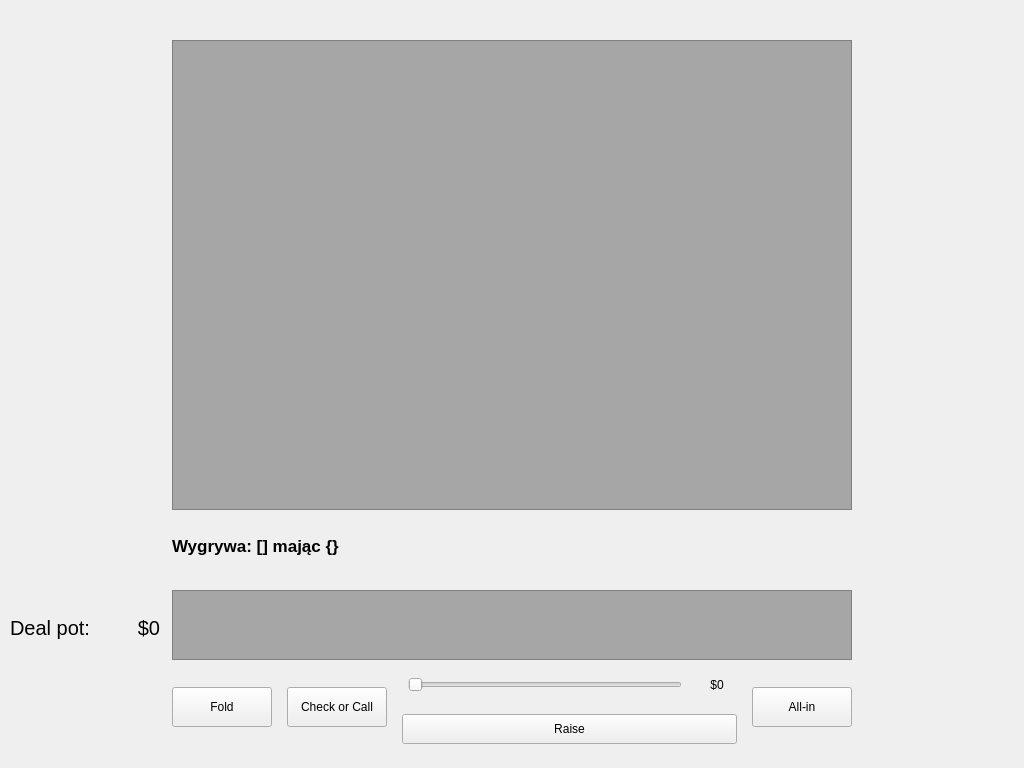
<?xml version="1.0" encoding="UTF-8"?>
<ui version="4.0">
 <class>MainWidget</class>
 <widget class="QWidget" name="MainWidget">
  <property name="geometry">
   <rect>
    <x>0</x>
    <y>0</y>
    <width>1024</width>
    <height>768</height>
   </rect>
  </property>
  <property name="windowTitle">
   <string>Texas Holdem Poker</string>
  </property>
  <property name="autoFillBackground">
   <bool>false</bool>
  </property>
  <widget class="QWidget" name="horizontalLayoutWidget">
   <property name="geometry">
    <rect>
     <x>172</x>
     <y>670</y>
     <width>680</width>
     <height>74</height>
    </rect>
   </property>
   <layout class="QHBoxLayout" name="buttons_container">
    <property name="spacing">
     <number>15</number>
    </property>
    <property name="leftMargin">
     <number>0</number>
    </property>
    <item>
     <widget class="QPushButton" name="fold_button">
      <property name="minimumSize">
       <size>
        <width>100</width>
        <height>40</height>
       </size>
      </property>
      <property name="text">
       <string>Fold</string>
      </property>
     </widget>
    </item>
    <item>
     <widget class="QPushButton" name="call_check_button">
      <property name="minimumSize">
       <size>
        <width>100</width>
        <height>40</height>
       </size>
      </property>
      <property name="text">
       <string>Check or Call</string>
      </property>
     </widget>
    </item>
    <item>
     <layout class="QVBoxLayout" name="raise_controls_container">
      <property name="sizeConstraint">
       <enum>QLayout::SizeConstraint::SetMinimumSize</enum>
      </property>
      <item>
       <layout class="QHBoxLayout" name="raise_slider_container">
        <property name="leftMargin">
         <number>6</number>
        </property>
        <item>
         <widget class="QSlider" name="raise_value_slider">
          <property name="maximum">
           <number>1000</number>
          </property>
          <property name="orientation">
           <enum>Qt::Orientation::Horizontal</enum>
          </property>
         </widget>
        </item>
        <item>
         <widget class="QLabel" name="raise_value_label">
          <property name="minimumSize">
           <size>
            <width>40</width>
            <height>0</height>
           </size>
          </property>
          <property name="layoutDirection">
           <enum>Qt::LayoutDirection::LeftToRight</enum>
          </property>
          <property name="text">
           <string>$0</string>
          </property>
          <property name="alignment">
           <set>Qt::AlignmentFlag::AlignCenter</set>
          </property>
         </widget>
        </item>
       </layout>
      </item>
      <item>
       <widget class="QPushButton" name="raise_button">
        <property name="minimumSize">
         <size>
          <width>100</width>
          <height>30</height>
         </size>
        </property>
        <property name="maximumSize">
         <size>
          <width>1000</width>
          <height>30</height>
         </size>
        </property>
        <property name="styleSheet">
         <string notr="true">m</string>
        </property>
        <property name="text">
         <string>Raise</string>
        </property>
       </widget>
      </item>
     </layout>
    </item>
    <item>
     <widget class="QPushButton" name="allin_button">
      <property name="minimumSize">
       <size>
        <width>100</width>
        <height>40</height>
       </size>
      </property>
      <property name="text">
       <string>All-in</string>
      </property>
     </widget>
    </item>
   </layout>
  </widget>
  <widget class="QTableView" name="players_table">
   <property name="geometry">
    <rect>
     <x>172</x>
     <y>40</y>
     <width>680</width>
     <height>470</height>
    </rect>
   </property>
   <property name="font">
    <font>
     <family>Tahoma</family>
     <pointsize>12</pointsize>
    </font>
   </property>
   <property name="styleSheet">
    <string notr="true">background-color: rgb(166, 166, 166);
color: rgb(0, 0, 0);</string>
   </property>
   <property name="editTriggers">
    <set>QAbstractItemView::EditTrigger::NoEditTriggers</set>
   </property>
   <property name="selectionMode">
    <enum>QAbstractItemView::SelectionMode::NoSelection</enum>
   </property>
   <attribute name="verticalHeaderVisible">
    <bool>false</bool>
   </attribute>
   <attribute name="verticalHeaderHighlightSections">
    <bool>false</bool>
   </attribute>
  </widget>
  <widget class="QTableView" name="community_cards_table">
   <property name="geometry">
    <rect>
     <x>172</x>
     <y>590</y>
     <width>680</width>
     <height>70</height>
    </rect>
   </property>
   <property name="font">
    <font>
     <family>Tahoma</family>
     <pointsize>12</pointsize>
    </font>
   </property>
   <property name="styleSheet">
    <string notr="true">background-color: rgb(166, 166, 166);
color: rgb(0, 0, 0);</string>
   </property>
   <property name="editTriggers">
    <set>QAbstractItemView::EditTrigger::NoEditTriggers</set>
   </property>
   <property name="selectionMode">
    <enum>QAbstractItemView::SelectionMode::NoSelection</enum>
   </property>
   <attribute name="horizontalHeaderVisible">
    <bool>false</bool>
   </attribute>
   <attribute name="horizontalHeaderHighlightSections">
    <bool>false</bool>
   </attribute>
   <attribute name="verticalHeaderVisible">
    <bool>false</bool>
   </attribute>
   <attribute name="verticalHeaderHighlightSections">
    <bool>false</bool>
   </attribute>
  </widget>
  <widget class="QLabel" name="no_name">
   <property name="geometry">
    <rect>
     <x>10</x>
     <y>610</y>
     <width>100</width>
     <height>35</height>
    </rect>
   </property>
   <property name="font">
    <font>
     <pointsize>15</pointsize>
    </font>
   </property>
   <property name="text">
    <string>Deal pot:</string>
   </property>
  </widget>
  <widget class="QLabel" name="deal_pot_label">
   <property name="geometry">
    <rect>
     <x>60</x>
     <y>610</y>
     <width>100</width>
     <height>35</height>
    </rect>
   </property>
   <property name="font">
    <font>
     <pointsize>15</pointsize>
    </font>
   </property>
   <property name="layoutDirection">
    <enum>Qt::LayoutDirection::LeftToRight</enum>
   </property>
   <property name="text">
    <string>$0</string>
   </property>
   <property name="alignment">
    <set>Qt::AlignmentFlag::AlignRight|Qt::AlignmentFlag::AlignTrailing|Qt::AlignmentFlag::AlignVCenter</set>
   </property>
  </widget>
  <widget class="QLabel" name="winner_label">
   <property name="geometry">
    <rect>
     <x>172</x>
     <y>525</y>
     <width>680</width>
     <height>41</height>
    </rect>
   </property>
   <property name="font">
    <font>
     <family>Tahoma</family>
     <pointsize>13</pointsize>
     <bold>true</bold>
    </font>
   </property>
   <property name="text">
    <string>Wygrywa: [] mając {}</string>
   </property>
  </widget>
 </widget>
 <resources/>
 <connections/>
</ui>
